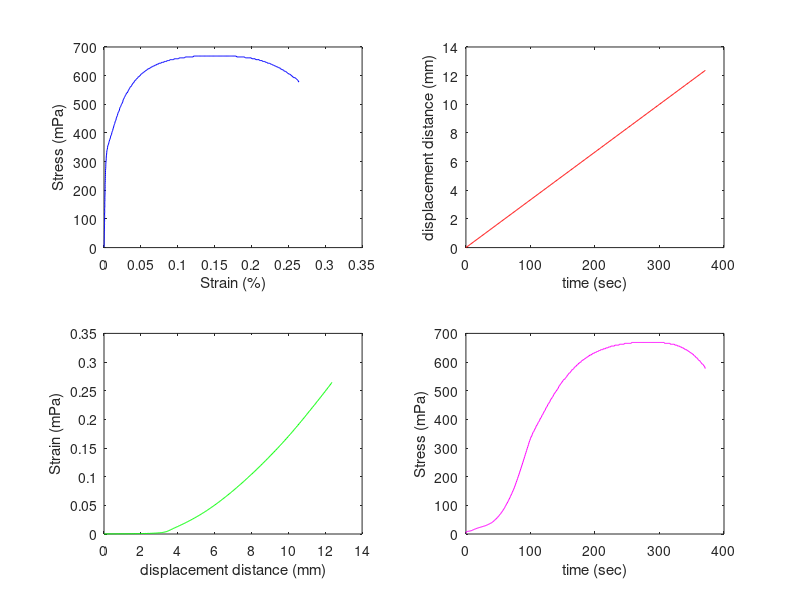

Recreate this plot in MATLAB.

x = load('meeting_25_Steel.txt');
displacement=x(1:length(x),1);
strain = x(1:length(x),2);
time = x(1:length(x),3);
stress = x(1:length(x),4);
subplot(2,2,1);
plot(strain,stress,'b-');
xlabel('Strain (%)');
ylabel('Stress (mPa)');
subplot(2,2,2);
plot(time,displacement,'r-');
xlabel('time (sec)');
ylabel('displacement distance (mm)');
subplot(2,2,3);
plot(displacement,strain,'g-');
xlabel('displacement distance (mm)');
ylabel('Strain (mPa)');
subplot(2,2,4);
plot(time,stress,'m-');
xlabel('time (sec)');
ylabel('Stress (mPa)');



